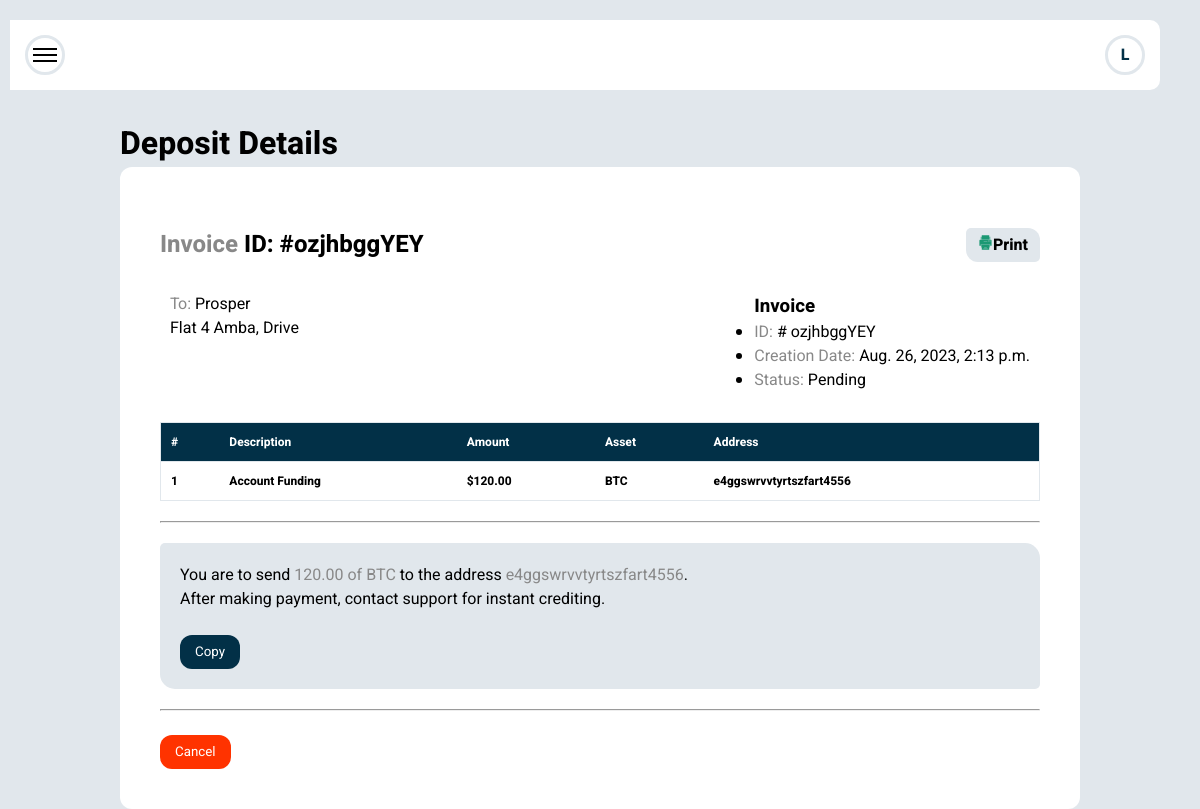
Page /dashboard/deposit/ozjhbggyey (signed in) on the committed database.
### crypto/models.py (models this page shows, shortened)
class Deposit(models.Model):
    profile = models.ForeignKey(Profile, null=True, on_delete=models.SET_NULL, related_name='deposit_user')
    reference = models.CharField(default=random_alphanumeric_string(), max_length=50, null=True, editable=True)
    slug = models.SlugField(null=True,  max_length=500)
    amount = models.DecimalField(decimal_places=2, max_digits=100, null=True, default=0)
    asset = models.ForeignKey(Asset, null=True, on_delete=models.SET_NULL, related_name='deposit_asset')
    date_initiated = models.DateTimeField(auto_now=True)
    STATUS_CHOICES = (
        ('Completed', 'Completed'),
        ('Pending', 'Pending'),
        ('Cancelled', 'Cancelled'),
    )
    status = models.CharField(null=True,
        max_length=100, choices=STATUS_CHOICES, default='Completed')

class Profile(models.Model):
    user = models.OneToOneField(
        User, null=True, related_name="account", on_delete=models.CASCADE)
    photo = CloudinaryField('image', null=True, blank=True)
    phone_number = models.CharField(
        max_length=12, null=True, help_text="Enter your State or Phone Number")
    reference = models.CharField(default= random_alphanumeric_string(), max_length=10, null=True, editable=False, unique=True)
    slug = models.SlugField(null=True,  max_length=500)
    address = models.CharField(
        max_length=500, blank=True, null=True, help_text="Enter your House address")
    country = models.CharField(
        max_length=100, help_text="Enter your Country (e.g. Nigeria)", null=True, blank=True)
    date_of_birth = models.DateField(null=True, blank=True)
    email_confirmed = models.BooleanField(default=False)
    date_created = models.DateTimeField(auto_now=True)

class Asset(models.Model):
    asset_icon = CloudinaryField('image', null=True, blank=True)
    asset_name = models.CharField(max_length=50, null=True)
    asset_abbr = models.CharField(max_length=50, null=True, blank=True)

class TransactionSettings(models.Model):
    minimum_deposit = models.DecimalField(decimal_places=2, default=100, max_digits=100, null=True, blank=True)
    company_wallet_address = models.CharField(max_length=500, null=True)
    starting_account_balance = models.DecimalField(decimal_places=2, default=100, max_digits=100, null=True, blank=True)
    class Meta:
        verbose_name_plural = 'Transaction Settings'

### crypto/views/dashboard.py (the view)
class DepositDetailView(LoginRequiredMixin, DetailView):
    model = Deposit
    template_name = 'userdashboard/deposit_detail.html'
    login_url = "auth_app:login"

### crypto/context_processors.py (called while the page is built)
def base_data(request):
    data = {}
    transaction_settings = get_object_or_404(TransactionSettings, pk=1)
    site_setting = get_object_or_404(SiteSettings, pk=1)
    assets = Asset.objects.all()
    data['transaction_settings'] = transaction_settings
    data['site_setting'] = site_setting
    data['assets'] = assets
    return data

### crypto/templates/userdashboard/deposit_detail.html (shortened to what this page needs)
<!DOCTYPE html>
<html lang="en">
{% extends 'userdashboard/base.html' %} {% load static %}
    {% block content %}
    <div class="dashboard-content">
        <div class="content-title">
            <h1>Deposit Details</h1>
        </div>
        <div class="details-card">
            <div class="card-header-1">
                <div class="detail-invoice_id">
                    <h2><span>Invoice</span> ID: #{{object.reference}}</h2>
                </div>
                <div class="print-detail" onclick="window.print()">
                    <div class="print-icon">
                    </div>
                    <p>Print</p>
                </div>
            </div>
            <div class="card-header-2">
                <div class="address">
                    <p class="detail-username"><span>To:</span> {{request.user.first_name}}</p>
                    <p class="street-address">
                        {{request.user.account.address}}
                    </p>
                </div>
                <div class="invoice-detail">
                    <h3>Invoice</h3>
                    <ul>
                        <li><span>ID:</span> # {{object.reference}}</li>
                        <li><span>Creation Date:</span> {{object.date_initiated}}</li>
                        <li class="trans-{{object.status}}"><span>Status:</span> {{object.status}}</li>
                    </ul>
                </div>
            </div>
            <div class="detail-table">
                <div class="table-content">
                    <table>
                        <thead>
                            <tr>
                                <th>#</th>
                                <th>Description</th>
                                <th>Amount</th>
                                <th>Asset</th>
                                <th>Address</th>
                            </tr>
                        </thead>
                        <tbody>
                            <tr>
                                <td>1</td>
                                <td>Account Funding</td>
                                <td>${{object.amount|floatformat:"2g"}}</td>
                                <td>{{object.asset.asset_abbr}}</td>
                                <td>{{transaction_settings.company_wallet_address}}</td>
                            </tr>
                        </tbody>
                    </table>
                </div>
            </div>
            <hr>
            <div class="copy-info">
                <p>You are to send <span>{{object.amount|floatformat:"2g"}} of {{object.asset.asset_abbr}} </span> to the address <span id="copy-address">{{transaction_settings.company_wallet_address}}</span>. <br> After making payment, contact support for
                    instant crediting.
                </p>
                <br>
                <input class="copy-btn" type="button" value="Copy">
            </div>
            <hr>
            <br>
            <a href="{% url 'crypto:withdrawal_list' %}"><input class="cancel-btn" type="button" value="Cancel"></a>
        </div>
    </div>
    {% endblock content %}

### crypto/templates/userdashboard/base.html (shortened to what this page needs)
<!DOCTYPE html>
<html lang="en">
{% load static %}
<head>
     {% block styles %}
    <link rel="stylesheet" href="/static/css/dashboard.css"> {% endblock styles %}
</head>
<body>
    <main>
        <div class="main-container">
            <div class="dashbase-container">
                 {% block header %}
                <div class="dashboard-header">
                    <div class="toggle-menu circle-border" onclick="toggleSidebar()">
                        <div class="menu-bar vertical-stack bar1">
                        </div>
                        <div class="menu-bar vertical-stack bar2">
                        </div>
                        <div class="menu-bar vertical-stack bar3">
                        </div>
                    </div>
                    <div class="user-name circle-border">
                        <p>{{request.user.username|first}}</p>
                    </div>
                </div>
                {% endblock header %}
            </div>
             {% block content %} {% endblock content %}
        </div>
    </main>
</body>
</html>

### crypto/static/css/dashboard.css (style rules this page uses)
* { padding: 0; margin: 0; box-sizing: border-box; font-family: Heebo, system-ui, -apple-system, BlinkMacSystemFont, 'Segoe UI', Roboto, Oxygen, Ubuntu, Cantarell, 'Open Sans', 'Helvetica Neue', sans-serif; }
:root { --background-grey: rgb(225, 231, 236); --side-bar-blue: #023047; --text-black: black; --text-grey: rgb(136, 136, 136); --active-white: white; --inactive-white: rgba(221, 221, 221, 0.863); --green: rgb(28, 153, 116); --balance: blue; --total: purple; --pending: orange; --completed: green; --ongoing: pink; --cancelled: red; }
body { background-color: var(--background-grey); overflow-x: hidden; width: 100vw; }
.main-container { max-width: 1200px; min-width: 300px; width: 100vw; margin: auto; }
.dashbase-container { display: flex; margin-top: 20px; margin-right: 20px; position: fixed; z-index: 1000; top: 0; right: 10px; left: 10px; }
.dashboard-header { display: flex; justify-content: space-between; padding: 15px; background-color: var(--active-white); border-radius: 0 10px 10px 0; height: fit-content; margin: 0 10px 20px 0; width: 100vw; transition: all 0.8s; }
.toggle-menu { cursor: pointer; }
.menu-bar { width: 100%; border: solid thin; height: 1px; transition: all 0.8s; }
.vertical-stack { margin: 2px; }
.circle-border { border: solid var(--background-grey); width: 40px; height: 40px; padding: 5px; display: flex; flex-direction: column; align-items: center; border-radius: 50%; justify-content: center; }
.user-name p { color: var(--side-bar-blue); font-weight: 800; }
.dashboard-content { width: 80%; position: relative; margin: auto; margin-left: 10%; margin-top: 15vh; }
.table-content { width: 100%; overflow-x: auto; }
.table-content table { min-width: 700px; width: 100%; border-collapse: collapse; }
table th { color: var(--text-grey); font-size: 12px; }
table td { font-weight: 700; font-size: 12px; }
table { border: 1px solid var(--background-grey); border-radius: 12px; }
table td, th { padding: 10px; text-align: left; border-bottom: 1px solid var(--background-grey); }
.copy-btn { padding: 7px 15px; background-color: var(--side-bar-blue); border: none; border-radius: 12px; color: var(--active-white); cursor: pointer; }
.cancel-btn { padding: 7px 15px; background-color: rgb(255, 51, 0); border: none; border-radius: 12px; color: var(--active-white); cursor: pointer; }
.details-card { padding: 40px; background-color: var(--active-white); border-radius: 12px; }
.print-detail { display: flex; align-items: center; flex-wrap: wrap; width: fit-content; height: fit-content; border-radius: 5px 12px; padding: 5px 12px; background-color: var(--background-grey); cursor: pointer; }
.print-detail p { font-weight: 800; }
.print-icon { display: flex; align-items: center; justify-content: center; }
.print-icon svg { width: 15px; fill: var(--green); }
.details-card span { color: var(--text-grey); }
.card-header-1 { display: flex; align-items: center; justify-content: space-between; margin: 20px 0 20px 0; }
.card-header-2 { margin-bottom: 20px; display: flex; justify-content: space-between; flex-wrap: wrap; }
.card-header-2 div { margin: 10px; }
.detail-table { margin-bottom: 20px; }
.copy-info { margin: 20px 0 20px 0; padding: 20px; background-color: var(--background-grey); border-radius: 5px 15px; }
.detail-table thead tr { background-color: var(--side-bar-blue); }
.detail-table thead tr th { color: var(--active-white); }

### rows in the picture
Deposit: reference "ozjhbggYEY", date_initiated "Aug. 26, 2023, 2:13 p.m.", status "Pending", amount "120.00", asset.asset_abbr "BTC"

### other values in the picture
{{ request.user.username|first }} "L"
{{ request.user.first_name }} "Prosper"
{{ request.user.account.address }} "Flat 4 Amba, Drive"
